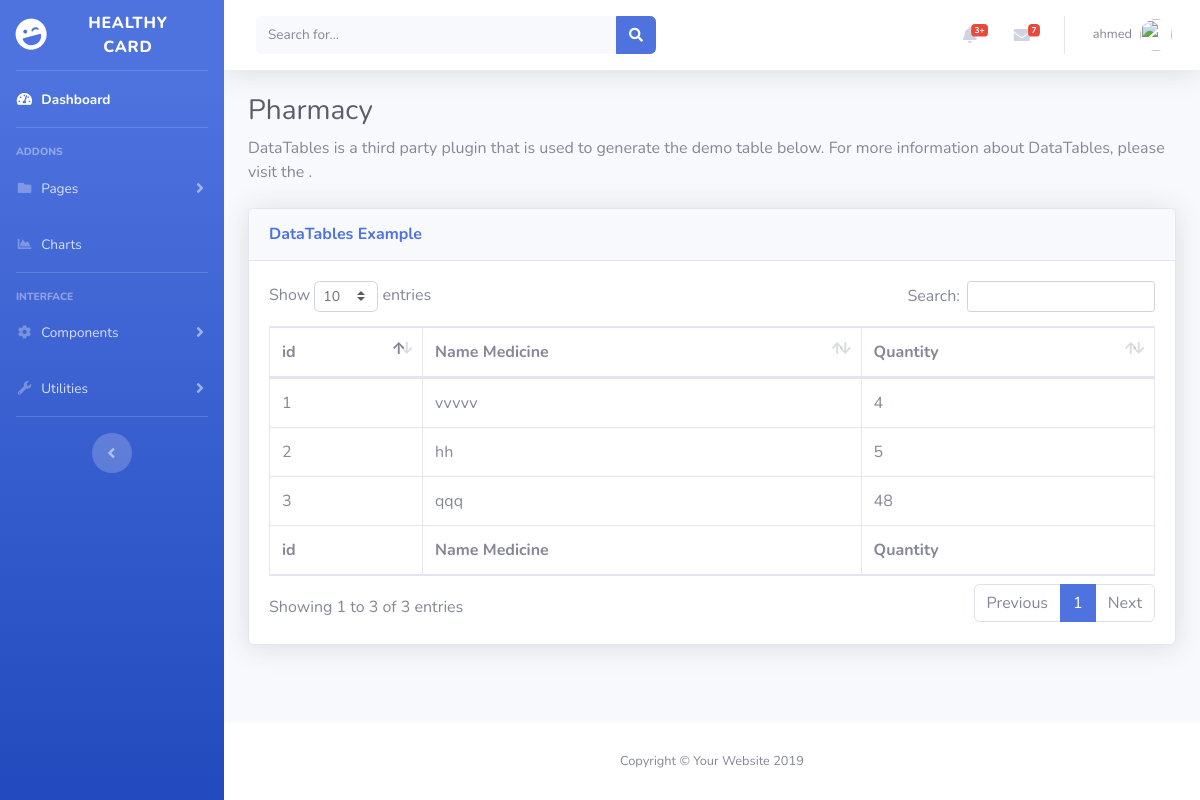
/admin/pharmacy.php?id=12 (signed in), run on the app's committed database.
### tables this page shows
CREATE TABLE `managers` (
  `id` int(11) NOT NULL,
  `username` varchar(255) NOT NULL,
  `email` varchar(255) NOT NULL,
  `password` varchar(255) NOT NULL,
  `phone` varchar(100) NOT NULL,
  `address` varchar(255) NOT NULL,
  `hospital_name_id` int(11) NOT NULL,
  `priv` int(11) NOT NULL
);

CREATE TABLE `pharmacy` (
  `id` int(11) NOT NULL,
  `med_name` varchar(255) NOT NULL,
  `number` int(100) NOT NULL,
  `hospital_name_id` int(11) NOT NULL
);

### admin/pharmacy.php (the view, shortened to what this page needs)
<!DOCTYPE html>
<html lang="en">
<head>
  <link href="vendor/fontawesome-free/css/all.min.css" rel="stylesheet" type="text/css">
  <link href="css/sb-admin-2.min.css" rel="stylesheet">
  <link href="vendor/datatables/dataTables.bootstrap4.min.css" rel="stylesheet">
</head>
<body id="page-top">
  <div id="wrapper">
<?php
include "includes/sidebar.php";
?>
    <div id="content-wrapper" class="d-flex flex-column">
      <div id="content">
<?php
include "includes/header.php";
?>
        <div class="container-fluid">
          <h1 class="h3 mb-2 text-gray-800">Pharmacy</h1>
          <p class="mb-4">DataTables is a third party plugin that is used to generate the demo table below. For more information about DataTables, please visit the
            .</p>
          <div class="card shadow mb-4">
            <div class="card-header py-3">
              <h6 class="m-0 font-weight-bold text-primary">DataTables Example</h6>
            </div>
            <div class="card-body">
              <div class="table-responsive">
                <table class="table table-bordered" id="dataTable" width="100%" cellspacing="0">
                  <thead>
                    <tr>
                      <th>id</th>
                      <th>Name Medicine</th>
                      <th>Quantity</th>
                    </tr>
                  </thead>
                  <tfoot>
                    <tr>
                      <th>id</th>
                      <th>Name Medicine</th>
                      <th>Quantity</th>
                    </tr>
                  </tfoot>
                  <tbody>
<?php
$hos  =  $_GET['id'];
$select_phar = "SELECT * FROM pharmacy WHERE $hos = hospital_name_id";
$id = 0;
$query = $conn -> query($select_phar);
foreach ($query as $phar) {
?>
                    <tr>
                      <td><?=++$id?></td>
                      <td><?= $phar['med_name'] ?></td>
                      <td><?= $phar['number'] ?></td>
                    </tr>
<?php } ?>
                  </tbody>
                </table>
              </div>
            </div>
          </div>
        </div>
      </div>
      <footer class="sticky-footer bg-white">
        <div class="container my-auto">
          <div class="copyright text-center my-auto">
            <span>Copyright &copy; Your Website 2019</span>
          </div>
        </div>
      </footer>
    </div>
  </div>
<?php
include "includes/footertable.php";
?>

### admin/includes/header.php (shortened to what this page needs)
<nav class="navbar navbar-expand navbar-light bg-white topbar mb-4 static-top shadow">
<form class="d-none d-sm-inline-block form-inline mr-auto ml-md-3 my-2 my-md-0 mw-100 navbar-search">
  <div class="input-group">
    <input type="text" class="form-control bg-light border-0 small" placeholder="Search for..." aria-label="Search" aria-describedby="basic-addon2">
    <div class="input-group-append">
      <button class="btn btn-primary" type="button">
        <i class="fas fa-search fa-sm"></i>
      </button>
    </div>
  </div>
</form>
<ul class="navbar-nav ml-auto">
  <li class="nav-item dropdown no-arrow mx-1">
    <a class="nav-link dropdown-toggle" href="#" id="alertsDropdown" role="button" data-toggle="dropdown" aria-haspopup="true" aria-expanded="false">
      <i class="fas fa-bell fa-fw"></i>
      <span class="badge badge-danger badge-counter">3+</span>
    </a>
  </li>
  <li class="nav-item dropdown no-arrow mx-1">
    <a class="nav-link dropdown-toggle" href="#" id="messagesDropdown" role="button" data-toggle="dropdown" aria-haspopup="true" aria-expanded="false">
      <i class="fas fa-envelope fa-fw"></i>
      <span class="badge badge-danger badge-counter">7</span>
    </a>
  </li>
  <?php
  $nam  = $_SESSION['name'];
  $id  = $_SESSION['login'];
   require_once "functions/connect.php";
   $sel  = "SELECT * FROM $nam  WHERE  id = $id";
   $query = $conn -> query($sel);
   $name  = $query -> fetch_assoc();
  ?>
  <li class="nav-item dropdown no-arrow">
    <a class="nav-link dropdown-toggle" href="#" id="userDropdown" role="button" data-toggle="dropdown" aria-haspopup="true" aria-expanded="false">
      <span class="mr-2 d-none d-lg-inline text-gray-600 small"><?php echo @$name['username'] ?></span>
      <img class="img-profile rounded-circle" src="https://source.unsplash.com/QAB-WJcbgJk/60x60">
    </a>
  </li>
</ul>
</nav>

### data on the page
managers: username "ahmed"
pharmacy: med_name "vvvvv", number "4"
pharmacy: med_name "hh", number "5"
pharmacy: med_name "qqq", number "48"
